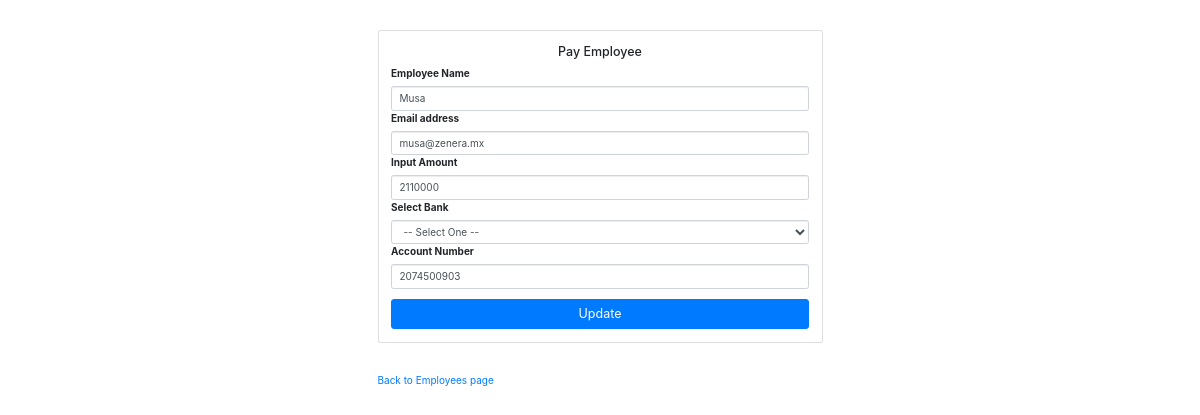
Screenshot of /edit.php?id=12 (signed in) with the database file from the repository.
### tables this page shows
CREATE TABLE `ps_employee` (
  `id` int(11) NOT NULL,
  `name` varchar(126) NOT NULL,
  `email` varchar(256) NOT NULL,
  `salary` bigint(126) NOT NULL,
  `account_number` varchar(152) NOT NULL,
  `bank` varchar(126) NOT NULL,
  `date` datetime NOT NULL DEFAULT '0000-00-00 00:00:00'
);

### core/class.inc.php (called while the page is built, shortened)
<?php
class Connect {
    public function getDetails($id) {
        try {
            $conn = DB();
            $query = $conn->prepare("SELECT * FROM `ps_employee` WHERE `id`=:id");
            $query->bindParam("id", $id, \PDO::PARAM_INT);
            $query->execute();
            if ($query->rowCount() > 0) {
                return $query->fetchAll(PDO::FETCH_OBJ);
            } else {
                return false;
            }
        } catch (\PDOException $e) {
            exit($e->getMessage());
        }
    }
}
?>

### edit.php (the view, shortened to what this page needs)
<?php
$id = "";
if (isset($_GET['id'])) {
	$id = $_GET['id'];
}
require_once ('core/class.inc.php');
$app = new Connect;
$requests = $app->getDetails($id);
?>
<!DOCTYPE html>
<html lang="">
	<head>
  		<link href="css/bootstrap.min.css" rel="stylesheet">
		<link rel="stylesheet" href="https://stackpath.bootstrapcdn.com/bootstrap/4.3.1/css/bootstrap.min.css">
	</head>
	<body>
		<div class="container">
			<div class="row">
				<div class="col-sm-9 col-md-7 col-lg-5 mx-auto">
					<div class="card card-signin my-5">
						<div class="card-body">
							<h5 class="card-title text-center">Pay Employee</h5>
							<form action="verify.php"  method="POST" class="form-signin">
								<label for="Name">Employee Name</label>
								<div class="form-label-group">
									<input type="text" name="name" value="<?php if (isset($name)){
										echo htmlspecialchars($name);
									}
									elseif (isset($requests[0]->name)) {
										echo $requests[0]->name;
									} ?>" class="form-control" required/>
								</div>
								<label for="Email">Email address</label>
								<div class="form-label-group">
									<input type="email" name="email" value="<?php if (isset($email)){
										echo htmlspecialchars($email);
									}
									elseif (isset($requests[0]->email)) {
										echo htmlspecialchars($requests[0]->email);
									} ?>" class="form-control" required/>
								</div>
								<label for="Amount">Input Amount</label>
								<div class="form-label-group">
									<input type="text" name="amount" placeholder="Input amount in Kobo" pattern="[0-9]{}" value="<?php if (isset($amount)){
										echo htmlspecialchars($amount);
									}
									elseif (isset($requests[0]->salary)) {
										echo htmlspecialchars($requests[0]->salary);
									} ?>" class="form-control" required/>
								</div>
								<label for="Bank">Select Bank</label>
								<div class="form-label-group">
									<select name="bank" id="input" class="form-control" required>
										<option value="">-- Select One --</option>
									</select>
								</div>
								<label for="AccountNumber">Account Number</label>
								<div class="form-label-group">
									<input type="text" name="accountnumber" pattern="[0-9]{10}" value="<?php if (isset($accountnumber)){
										echo htmlspecialchars($accountnumber);
									}
									elseif (isset($requests[0]->account_number)) {
										echo htmlspecialchars($requests[0]->account_number);
									} ?>" class="form-control" required/>
								</div>
								<button class="btn btn-lg btn-primary btn-block" type="submit" style="margin-top: 10px;">Update</button>
							</form>
						</div>
					</div>
					<a href="admin.php">Back to Employees page</a>
				</div>
			</div>
		</div>
	</body>
</html>

### rows the page displays
ps_employee: name "Musa", email "musa@zenera.mx", amount "2110000", accountnumber "2074500903"
